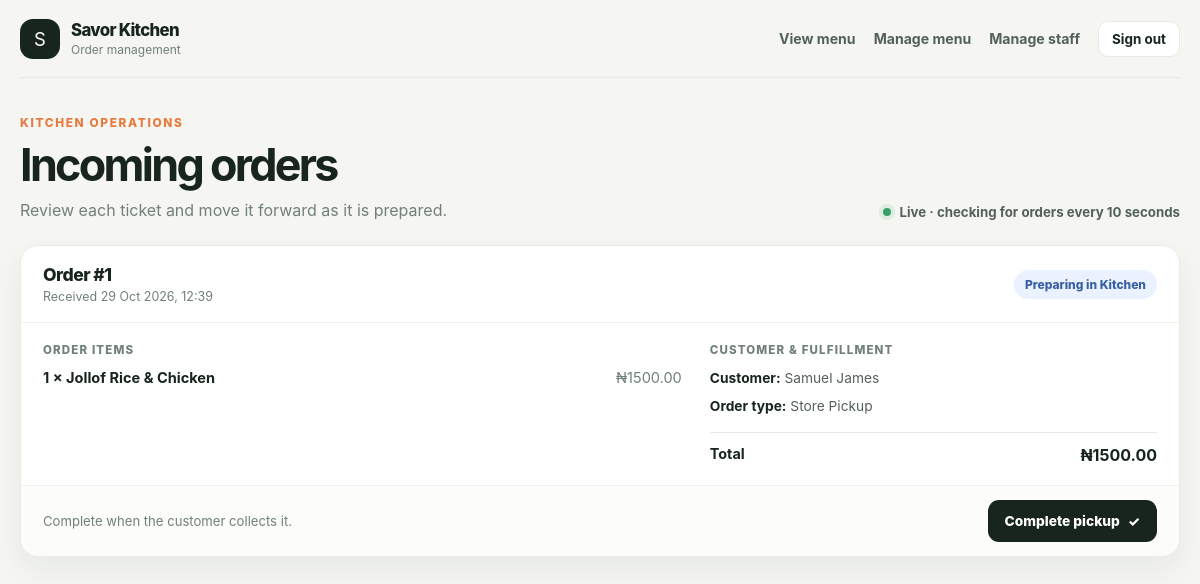
Page /kitchen/ (signed in) on the committed database.
### store/models.py (models this page shows, shortened)
class Order(models.Model):
    class Status(models.TextChoices):
        PENDING = 'PENDING', 'Pending Payment'
        PREPARING = 'PREPARING', 'Preparing in Kitchen'
        OUT_FOR_DELIVERY = 'OUT_FOR_DELIVERY', 'Out for Delivery'
        DELIVERED = 'DELIVERED', 'Delivered'
        CANCELLED = 'CANCELLED', 'Cancelled'
    class OrderType(models.TextChoices):
        DELIVERY = 'DELIVERY', 'Home Delivery'
        PICKUP = 'PICKUP', 'Store Pickup'
    customer = models.ForeignKey(settings.AUTH_USER_MODEL, on_delete=models.CASCADE, related_name='orders')
    delivery_address = models.ForeignKey('accounts.UserAddress', on_delete=models.SET_NULL, null=True, blank=True)
    order_type = models.CharField(max_length=10, choices=OrderType.choices, default=OrderType.DELIVERY)
    subtotal = models.DecimalField(max_digits=10, decimal_places=2)
    delivery_fee = models.DecimalField(max_digits=10, decimal_places=2, default=0.00)
    total_amount = models.DecimalField(max_digits=10, decimal_places=2)
    status = models.CharField(max_length=20, choices=Status.choices, default=Status.PENDING)
    created_at = models.DateTimeField(auto_now_add=True)
    updated_at = models.DateTimeField(auto_now=True)

class OrderItem(models.Model):
    order = models.ForeignKey(Order, on_delete=models.CASCADE, related_name='items')
    menu_item = models.ForeignKey(MenuItem, on_delete=models.PROTECT)
    quantity = models.PositiveIntegerField(default=1)
    unit_price = models.DecimalField(max_digits=10, decimal_places=2)
    @property
    def get_total(self):
        return self.quantity * self.unit_price

class MenuItem(models.Model):
    category = models.ForeignKey(Category, on_delete=models.CASCADE, related_name='items')
    name = models.CharField(max_length=150)
    description = models.TextField(blank=True)
    price = models.DecimalField(max_digits=10, decimal_places=2)
    image = models.ImageField(upload_to='menu_items/', blank=True, null=True)
    is_available = models.BooleanField(default=True)
    created_at = models.DateTimeField(auto_now_add=True)

### accounts/models.py (models this page shows, shortened)
class User(AbstractUser):
    class Role(models.TextChoices):
        CUSTOMER = 'CUSTOMER', 'Customer'
        KITCHEN = 'KITCHEN', 'Kitchen Staff'
        RIDER = 'RIDER', 'Delivery Rider'
        ADMIN = 'ADMIN', 'Admin'
    role = models.CharField(
        max_length=20,
        choices=Role.choices,
        default=Role.CUSTOMER
    )
    phone_number = models.CharField(max_length=15, blank=True, null=True)

### store/views.py (the view)
# urls.py: path('kitchen/', views.kitchen_dashboard_view, name='kitchen_dashboard'),
@login_required
def kitchen_dashboard_view(request):
    if not is_kitchen_staff(request.user):
        return HttpResponseForbidden('Kitchen staff access is required.')
    active_orders = Order.objects.exclude(
        status__in=[Order.Status.DELIVERED, Order.Status.CANCELLED]
    ).select_related(
        'customer', 'delivery_address',
    ).prefetch_related(
        'items__menu_item',
    ).order_by('-created_at')
    if request.GET.get('partial') == '1':
        return render(request, 'store/_kitchen_orders.html', {'orders': active_orders})
    context = {
        'orders': active_orders,
    }
    return render(request, 'store/kitchen_dashboard.html', context)

### store/views.py (called while the page is built)
def is_kitchen_staff(user):
    return user.is_authenticated and (user.is_staff or getattr(user, 'role', '') in ['KITCHEN', 'ADMIN'])

### store/templates/store/kitchen_dashboard.html (shortened to what this page needs)
<!DOCTYPE html>
<html lang="en">
<head>
</head>
<body>
    <header class="shell topbar">
        <div class="brand">
            <span class="brand-mark" aria-hidden="true">S</span>
            <div>
                <div class="brand-name">Savor Kitchen</div>
                <div class="brand-caption">Order management</div>
            </div>
        </div>
        <nav class="top-actions" aria-label="Dashboard navigation">
            <a href="{% url 'store:menu_list' %}">View menu</a>
            <a class="manage-menu-link" href="{% url 'store:menu_manage' %}">Manage menu</a>
            {% if request.user.is_superuser or request.user.role == 'ADMIN' %}
                <a href="{% url 'staff_register' %}">Manage staff</a>
            {% endif %}
            <form class="logout-form" method="post" action="{% url 'logout' %}">
                <button class="logout-button" type="submit">Sign out</button>
            </form>
        </nav>
    </header>
    <main class="shell main">
        <div class="heading-row">
            <div>
                <p class="eyebrow">Kitchen operations</p>
                <h1>Incoming orders</h1>
                <p class="subtitle">Review each ticket and move it forward as it is prepared.</p>
            </div>
            <div class="live-status" id="live-status" aria-live="polite">
                <span class="live-dot" aria-hidden="true"></span>
                <span id="live-label">Live · checking for orders every 10 seconds</span>
            </div>
        </div>
        <div id="order-feed" aria-live="polite" aria-busy="false">
            {% include 'store/_kitchen_orders.html' %}
        </div>
    </main>
</body>
</html>

### store/templates/store/_kitchen_orders.html (shortened to what this page needs)
{% if orders %}
<section class="orders" aria-label="Active orders">
    {% for order in orders %}
    <article class="order-card">
        <div class="order-top">
            <div class="order-title">
                <div>
                    <div class="order-number">Order #{{ order.id }}</div>
                    <div class="order-time">Received {{ order.created_at|date:"d M Y, H:i" }}</div>
                </div>
            </div>
            <span
                class="badge {% if order.status == 'PREPARING' %}preparing{% elif order.status == 'OUT_FOR_DELIVERY' %}out-for-delivery{% endif %}">
                {{ order.get_status_display }}
            </span>
        </div>
        <div class="order-body">
            <section>
                <h2 class="column-label">Order items</h2>
                <div class="items">
                    {% for item in order.items.all %}
                    <div class="item">
                        <span class="item-name">{{ item.quantity }} × {{ item.menu_item.name }}</span>
                        <span class="item-price">₦{{ item.get_total|floatformat:2 }}</span>
                    </div>
                    {% empty %}
                    <div class="item"><span class="item-name">No items recorded</span></div>
                    {% endfor %}
                </div>
            </section>
            <section>
                <h2 class="column-label">Customer &amp; fulfillment</h2>
                <div class="customer-meta">
                    <div><strong>Customer:</strong> {{ order.customer.get_full_name|default:order.customer.username }}
                    </div>
                    <div><strong>Order type:</strong> {{ order.get_order_type_display }}</div>
                </div>
                <div class="order-total">
                    <strong>Total</strong>
                    <strong>₦{{ order.total_amount|floatformat:2 }}</strong>
                </div>
            </section>
        </div>
        {% if order.status == 'PENDING' %}
        <div class="order-actions">
            <span class="action-hint">Confirm this order to begin preparation.</span>
            <form method="post" action="{% url 'store:update_order_status' order.id %}">
                {% csrf_token %}
                <input type="hidden" name="status" value="PREPARING">
                <button class="advance-button" type="submit">Start preparing <span aria-hidden="true">→</span></button>
            </form>
        </div>
        {% elif order.status == 'PREPARING' %}
        <div class="order-actions">
            <span class="action-hint">
                {% if order.order_type == 'DELIVERY' %}Mark ready for the rider.{% else %}Complete when the customer
                collects it.{% endif %}
            </span>
            <form method="post" action="{% url 'store:update_order_status' order.id %}">
                {% if order.order_type == 'DELIVERY' %}
                <input type="hidden" name="status" value="OUT_FOR_DELIVERY">
                <button class="advance-button" type="submit">Send for delivery <span
                        aria-hidden="true">→</span></button>
                {% else %}
                <button class="advance-button" type="submit">Complete pickup <span aria-hidden="true">✓</span></button>
                {% endif %}
            </form>
        </div>
        {% endif %}
    </article>
    {% endfor %}
</section>
{% else %}
<section class="empty" aria-label="No active orders">
    <div class="empty-icon" aria-hidden="true">🍽️</div>
    <strong>All caught up</strong>
    <p>New orders will appear here automatically.</p>
</section>
{% endif %}

### store/templates/store/kitchen_dashboard.html (style rules this page uses)
:root { --ink: #17251d; --muted: #718078; --paper: #f5f6f1; --white: #fff; --accent: #e8793e; --line: #e7ebe4; --shadow: 0 12px 30px rgba(23, 37, 29, .06); }
* { box-sizing: border-box; }
body { margin: 0; background: var(--paper); color: var(--ink); font-family: Inter, ui-sans-serif, system-ui, -apple-system, BlinkMacSystemFont, "Segoe UI", sans-serif; }
button, a { font: inherit; }
a { color: inherit; }
.shell { width: min(1180px, calc(100% - 40px)); margin: 0 auto; }
.topbar { display: flex; min-height: 78px; align-items: center; justify-content: space-between; gap: 20px; border-bottom: 1px solid var(--line); }
.brand { display: flex; align-items: center; gap: 11px; }
.brand-mark { display: grid; width: 40px; height: 40px; place-items: center; border-radius: 13px; background: var(--ink); color: white; font-size: 1.15rem; }
.brand-name { font-size: 1.05rem; font-weight: 820; letter-spacing: -.04em; }
.brand-caption { margin-top: 2px; color: var(--muted); font-size: .75rem; }
.top-actions { display: flex; align-items: center; gap: 18px; }
.top-actions a { color: #536158; font-size: .88rem; font-weight: 700; text-decoration: none; }
.logout-form { margin: 0; }
.logout-button { padding: 9px 13px; border: 1px solid var(--line); border-radius: 10px; background: white; color: var(--ink); cursor: pointer; font-size: .84rem; font-weight: 700; }
.main { padding: 38px 0 64px; }
.heading-row { display: flex; align-items: end; justify-content: space-between; gap: 20px; margin-bottom: 25px; }
.eyebrow { margin: 0 0 8px; color: var(--accent); font-size: .74rem; font-weight: 850; letter-spacing: .14em; text-transform: uppercase; }
h1 { margin: 0; font-size: clamp(2rem, 5vw, 2.8rem); letter-spacing: -.06em; }
.subtitle { margin: 8px 0 0; color: var(--muted); }
.live-status { display: inline-flex; align-items: center; gap: 8px; color: #536158; font-size: .83rem; font-weight: 650; white-space: nowrap; }
.live-dot { width: 8px; height: 8px; border-radius: 50%; background: #38a169; box-shadow: 0 0 0 4px rgba(56, 161, 105, .12); }
.orders { display: grid; gap: 16px; }
.order-card { overflow: hidden; border: 1px solid var(--line); border-radius: 18px; background: var(--white); box-shadow: var(--shadow); }
.order-top { display: flex; align-items: center; justify-content: space-between; gap: 16px; padding: 18px 22px; border-bottom: 1px solid #f0f1ed; }
.order-title { display: flex; align-items: center; gap: 12px; }
.order-number { font-size: 1.1rem; font-weight: 850; letter-spacing: -.03em; }
.order-time { margin-top: 4px; color: var(--muted); font-size: .78rem; }
.badge { padding: 7px 11px; border-radius: 999px; background: #fff2df; color: #98500e; font-size: .75rem; font-weight: 800; }
.badge.preparing { background: #eaf1ff; color: #385fa3; }
.order-body { display: grid; grid-template-columns: minmax(0, 1fr) minmax(230px, .7fr); gap: 28px; padding: 20px 22px; }
.column-label { margin: 0 0 12px; color: var(--muted); font-size: .72rem; font-weight: 800; letter-spacing: .1em; text-transform: uppercase; }
.items { display: grid; gap: 10px; }
.item { display: flex; justify-content: space-between; gap: 16px; font-size: .91rem; }
.item-name { font-weight: 720; }
.item-price { color: var(--muted); white-space: nowrap; }
.customer-meta { display: grid; gap: 8px; color: #536158; font-size: .86rem; line-height: 1.45; }
.customer-meta strong { color: var(--ink); }
.order-total { display: flex; justify-content: space-between; gap: 12px; margin-top: 15px; padding-top: 12px; border-top: 1px solid var(--line); font-size: .9rem; }
.order-total strong:last-child { font-size: 1rem; }
.order-actions { display: flex; align-items: center; justify-content: space-between; gap: 16px; padding: 14px 22px; border-top: 1px solid #f0f1ed; background: #fcfcfa; }
.action-hint { color: var(--muted); font-size: .82rem; }
.advance-button { display: inline-flex; min-height: 42px; align-items: center; justify-content: center; gap: 8px; padding: 0 17px; border: 0; border-radius: 11px; background: var(--ink); color: white; cursor: pointer; font-size: .86rem; font-weight: 780; transition: background .2s ease, transform .2s ease; }

### rows in the picture
Order: id "1", created_at "29 Oct 2026, 12:39", status "Preparing in Kitchen", customer.get_full_name "Samuel James", order_type "Store Pickup", total_amount "1500.00", shows "Complete when the customer collects it.", shows "Complete pickup"
OrderItem: quantity "1", menu_item.name "Jollof Rice & Chicken", get_total "1500.00"
